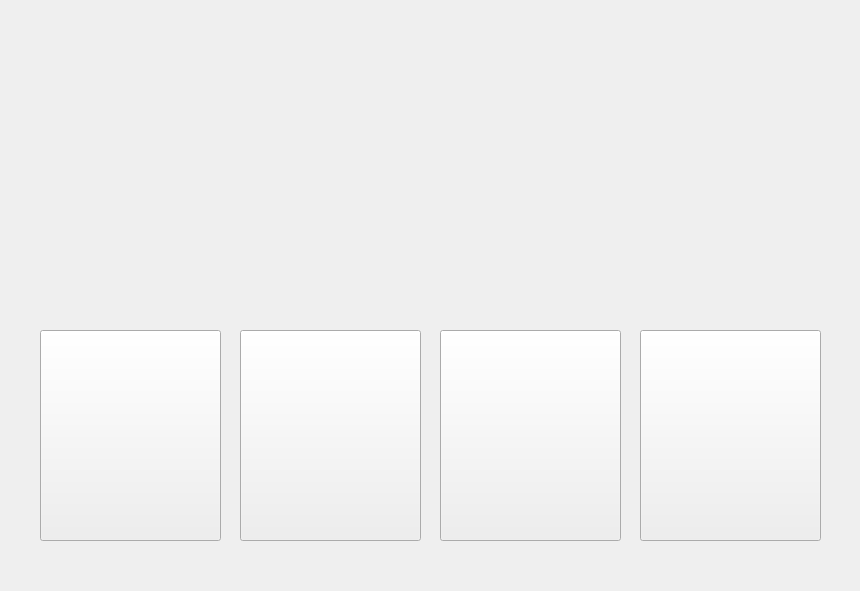
<?xml version="1.0" encoding="UTF-8"?>
<ui version="4.0">
 <class>MainWindow</class>
 <widget class="QMainWindow" name="MainWindow">
  <property name="geometry">
   <rect>
    <x>0</x>
    <y>0</y>
    <width>860</width>
    <height>591</height>
   </rect>
  </property>
  <property name="windowTitle">
   <string>MainWindow</string>
  </property>
  <widget class="QWidget" name="centralwidget">
   <widget class="QLabel" name="background">
    <property name="geometry">
     <rect>
      <x>0</x>
      <y>0</y>
      <width>861</width>
      <height>591</height>
     </rect>
    </property>
    <property name="text">
     <string/>
    </property>
    <property name="pixmap">
     <pixmap>Orion/assets/background/background2.0.png</pixmap>
    </property>
   </widget>
   <widget class="QPushButton" name="scanButton">
    <property name="enabled">
     <bool>true</bool>
    </property>
    <property name="geometry">
     <rect>
      <x>40</x>
      <y>330</y>
      <width>181</width>
      <height>211</height>
     </rect>
    </property>
    <property name="focusPolicy">
     <enum>Qt::StrongFocus</enum>
    </property>
    <property name="autoFillBackground">
     <bool>false</bool>
    </property>
    <property name="text">
     <string/>
    </property>
    <property name="icon">
     <iconset>
      <normaloff>Orion/assets/Icons/scan2.0.png</normaloff>Orion/assets/Icons/scan2.0.png</iconset>
    </property>
    <property name="iconSize">
     <size>
      <width>210</width>
      <height>246</height>
     </size>
    </property>
   </widget>
   <widget class="QPushButton" name="backupButtom">
    <property name="geometry">
     <rect>
      <x>240</x>
      <y>330</y>
      <width>181</width>
      <height>211</height>
     </rect>
    </property>
    <property name="text">
     <string/>
    </property>
    <property name="icon">
     <iconset>
      <normaloff>Orion/assets/Icons/backup2.0.png</normaloff>Orion/assets/Icons/backup2.0.png</iconset>
    </property>
    <property name="iconSize">
     <size>
      <width>210</width>
      <height>246</height>
     </size>
    </property>
   </widget>
   <widget class="QPushButton" name="passwordButton">
    <property name="geometry">
     <rect>
      <x>440</x>
      <y>330</y>
      <width>181</width>
      <height>211</height>
     </rect>
    </property>
    <property name="text">
     <string/>
    </property>
    <property name="icon">
     <iconset>
      <normaloff>Orion/assets/Icons/password2.0.png</normaloff>Orion/assets/Icons/password2.0.png</iconset>
    </property>
    <property name="iconSize">
     <size>
      <width>210</width>
      <height>246</height>
     </size>
    </property>
   </widget>
   <widget class="QPushButton" name="aboutButton">
    <property name="geometry">
     <rect>
      <x>640</x>
      <y>330</y>
      <width>181</width>
      <height>211</height>
     </rect>
    </property>
    <property name="text">
     <string/>
    </property>
    <property name="icon">
     <iconset>
      <normaloff>Orion/assets/Icons/about2.0.png</normaloff>Orion/assets/Icons/about2.0.png</iconset>
    </property>
    <property name="iconSize">
     <size>
      <width>210</width>
      <height>246</height>
     </size>
    </property>
   </widget>
   <widget class="QLabel" name="checkMark">
    <property name="enabled">
     <bool>true</bool>
    </property>
    <property name="geometry">
     <rect>
      <x>640</x>
      <y>180</y>
      <width>51</width>
      <height>51</height>
     </rect>
    </property>
    <property name="text">
     <string/>
    </property>
    <property name="pixmap">
     <pixmap>Orion/assets/Icons/checkmark.png</pixmap>
    </property>
   </widget>
  </widget>
 </widget>
 <resources/>
 <connections/>
</ui>
